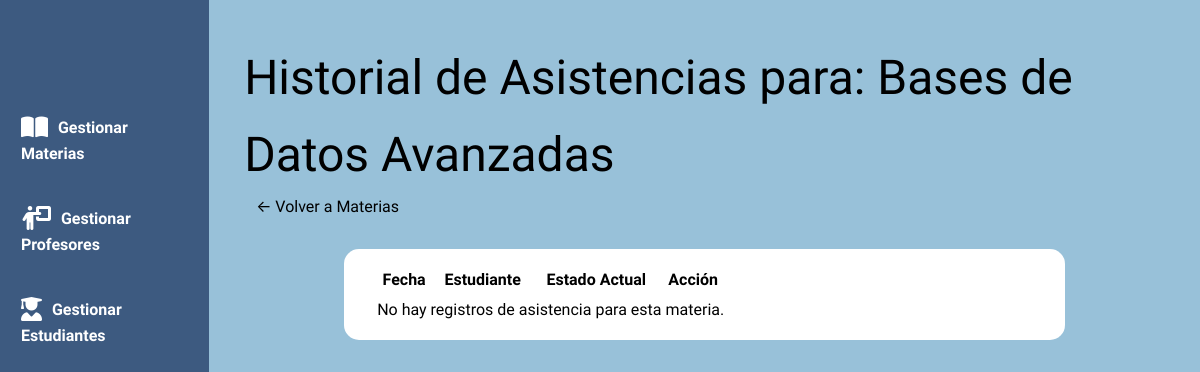
/asistencias/1, run on an earlier commit of the app's database.
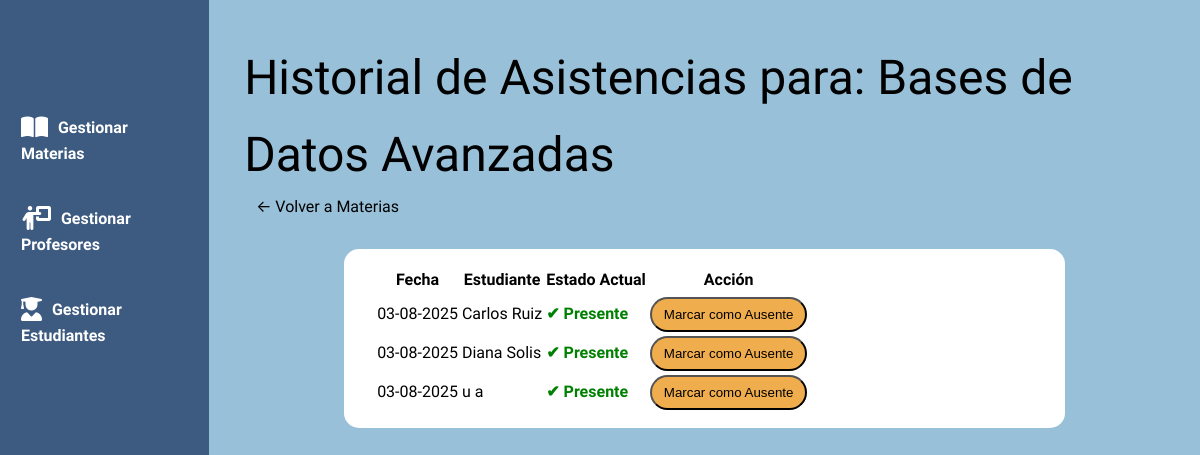
And on a later commit of the database.
### models.py (models this page shows)
class Materia(Base):
    __tablename__ = 'materias'
    id = Column(Integer, primary_key=True)
    nombre_materia = Column(String(100), nullable=False)
    codigo_materia = Column(String(20), unique=True, nullable=False)
    profesor_id = Column(Integer, ForeignKey('profesores.id'))
    profesor = relationship("Profesor")
    inscripciones = relationship("Inscripcion", back_populates="materia", cascade="all, delete-orphan")

class Asistencia(Base):
    __tablename__ = 'asistencias'
    id = Column(Integer, primary_key=True)
    inscripcion_id = Column(Integer, ForeignKey('inscripciones.id'))
    fecha = Column(Date, nullable=False)
    presente = Column(Boolean, default=False, nullable=False)
    inscripcion = relationship("Inscripcion", back_populates="asistencias")

class Estudiante(Base):
    __tablename__ = 'estudiantes'
    id = Column(Integer, primary_key=True)
    nombre = Column(String(50), nullable=False)
    apellido = Column(String(50), nullable=False)
    codigo_estudiante = Column(String(20), unique=True, nullable=False)
    is_active = Column(Boolean, default=True, nullable=False)

### app.py (the view)
@app.route('/asistencias/<int:materia_id>')
def ver_asistencias(materia_id):
    materia = session.query(Materia).filter_by(id=materia_id).one()
    asistencias = session.query(Asistencia).join(Inscripcion).filter(Inscripcion.materia_id == materia_id).all()
    return render_template('asistencias.html', materia=materia, asistencias=asistencias)

### templates/asistencias.html (shortened to what this page needs)
{% extends "base.html" %}  {% block content %}
<h2>Historial de Asistencias para: {{ materia.nombre_materia }}</h2>
<a href="{{ url_for('index') }}" class="btn">← Volver a Materias</a>
<div class="card">
	<table>
		<thead>
			<tr>
				<th>Fecha</th>
				<th>Estudiante</th>
				<th>Estado Actual</th>
				<th>Acción</th>
			</tr>
		</thead>
		<tbody>
			{% for asistencia in asistencias|sort(attribute='fecha', reverse=True) %}
			<tr>
				<td>{{ asistencia.fecha.strftime('%d-%m-%Y') }}</td>
				<td>
					{{ asistencia.inscripcion.estudiante.nombre }} {{
					asistencia.inscripcion.estudiante.apellido }}
				</td>
				<td>
					{% if asistencia.presente %}
					<span style="color: green; font-weight: bold">✔ Presente</span>
					{% else %}
					<span style="color: red; font-weight: bold">✖ Ausente</span>
					{% endif %}
				</td>
				<td>
					<form
						action="{{ url_for('modificar_asistencia', asistencia_id=asistencia.id) }}"
						method="POST"
					>
						{% if asistencia.presente %}
						<button
							type="submit"
							class="btn"
							style="background-color: #f0ad4e; color: black"
						>
							Marcar como Ausente
						</button>
						{% else %}
						<button type="submit" class="btn" style="background-color: #5cb85c">
							Marcar como Presente
						</button>
						{% endif %}
					</form>
				</td>
			</tr>
			{% else %}
			<tr>
				<td colspan="4">No hay registros de asistencia para esta materia.</td>
			</tr>
			{% endfor %}
		</tbody>
	</table>
</div>
{% endblock %}

### templates/base.html (shortened to what this page needs)
<!DOCTYPE html>
<html lang="es">
	<head>
		<link rel="stylesheet" href="{{ url_for('static', filename='css/styles.css') }}"/>
	</head>
	<body>
		<div class="sidebar-layout">
			<aside class="sidebar">
				<a href="{{ url_for('index') }}" class="sidebar-btn">
					<i class="fa-solid fa-book-open fa-xl" style="color: #ffffff;"></i>
					Gestionar Materias</a>
				<a href="{{ url_for('lista_profesores') }}" class="sidebar-btn">
					<i class="fa-solid fa-person-chalkboard fa-xl" style="color: #ffffff;"></i>
					Gestionar Profesores
				</a>
				<a href="{{ url_for('lista_estudiantes') }}" class="sidebar-btn">
					<i class="fa-solid fa-user-graduate fa-xl" style="color: #ffffff;"></i>
					Gestionar Estudiantes</a>
			</aside>
			<main class="main-content">
				{% block content %}{% endblock %}
			</main>
		</div>
	</body>
</html>

### static/css/styles.css (style rules this page uses)
body { font-family: kadwa, -apple-system, BlinkMacSystemFont, "Segoe UI", Roboto, "Helvetica Neue", Arial, sans-serif; line-height: 1.6; margin: 0; background-color: #f4f4f4; color: #000; }
h1, h2, h3, p { font-weight: 100; margin: 0; }
h2 { font-size: 48px; }
.sidebar-layout { display: flex; }
.sidebar { display: flex; flex-direction: column; align-items: center; gap: 10px; width: 275px; padding-block-start: 100px; height: 100vh; background-color: #3D5A80; }
.sidebar-btn { text-align: left; text-decoration: none; font-weight: bold; border-radius: 27px; padding: 15px 15px; width: 80%; color: white; transition: 0.25s ease-in; }
.sidebar-btn i { padding-inline-end: 6px; }
.main-content { flex-grow: 1; background-color: #98C1D9; padding-block-start: 40px; padding-inline: 35px; }
.card { display: flex; justify-content: space-between; background-color: #ffffff; padding-inline: 30px; padding-block: 15px; margin-block: 30px; margin-inline: 100px; border-radius: 15px; }
.btn { text-decoration: none; cursor: pointer; text-align: center; padding: 8px 12px; border-radius: 50px; color: #000000; }

What changed in the data, as far as the page shows it:
added Asistencia: fecha "03-08-2025", inscripcion.estudiante.nombre "Carlos", inscripcion.estudiante.apellido "Ruiz", presente "✔ Presente"
added Asistencia: fecha "03-08-2025", inscripcion.estudiante.nombre "Diana", inscripcion.estudiante.apellido "Solis", presente "✔ Presente"
added Asistencia: fecha "03-08-2025", inscripcion.estudiante.nombre "u", inscripcion.estudiante.apellido "a", presente "✔ Presente"
Also different on the page:
text no longer shown: "No hay registros de asistencia para esta materia."
